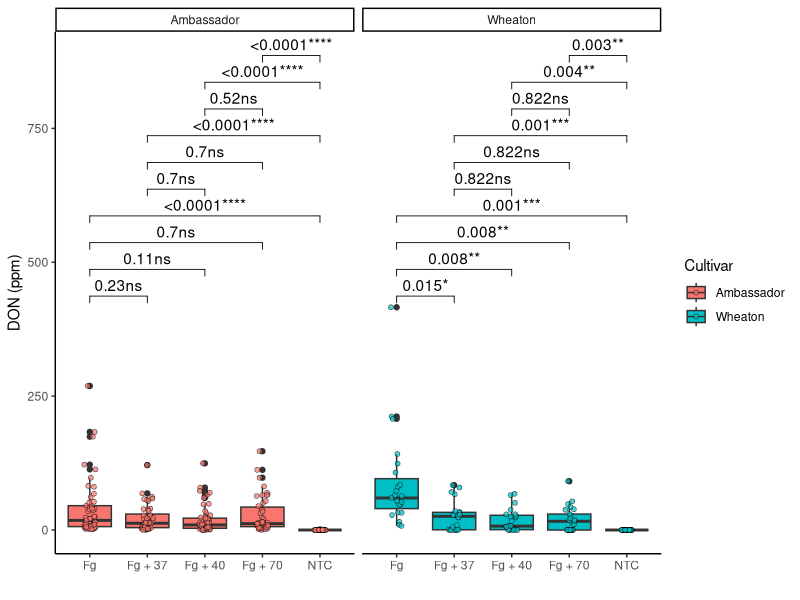
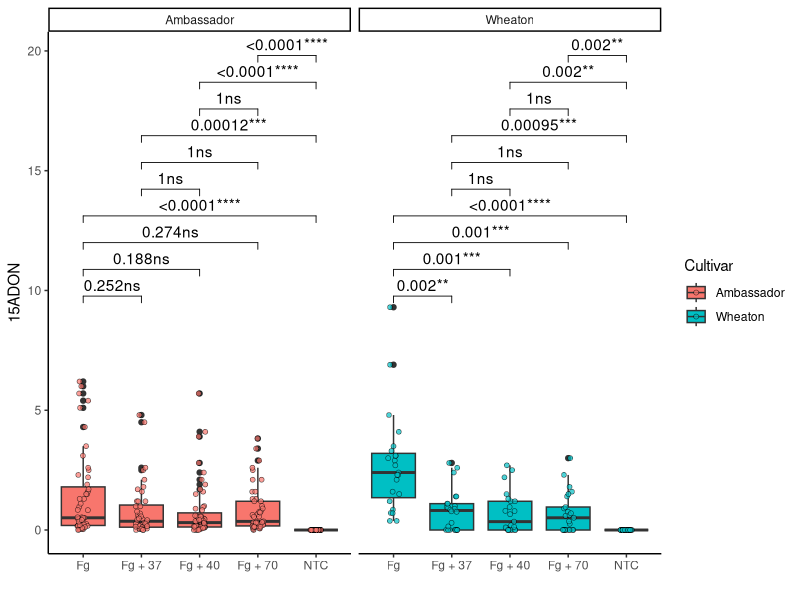
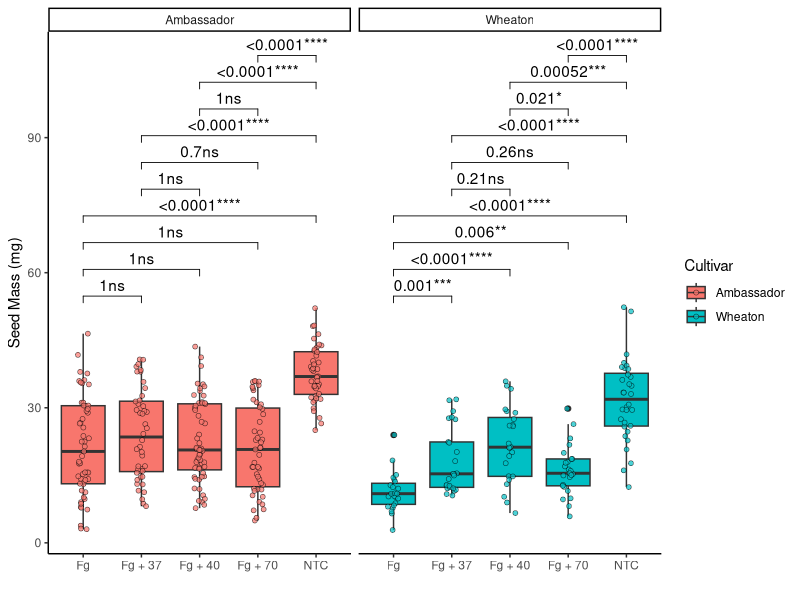
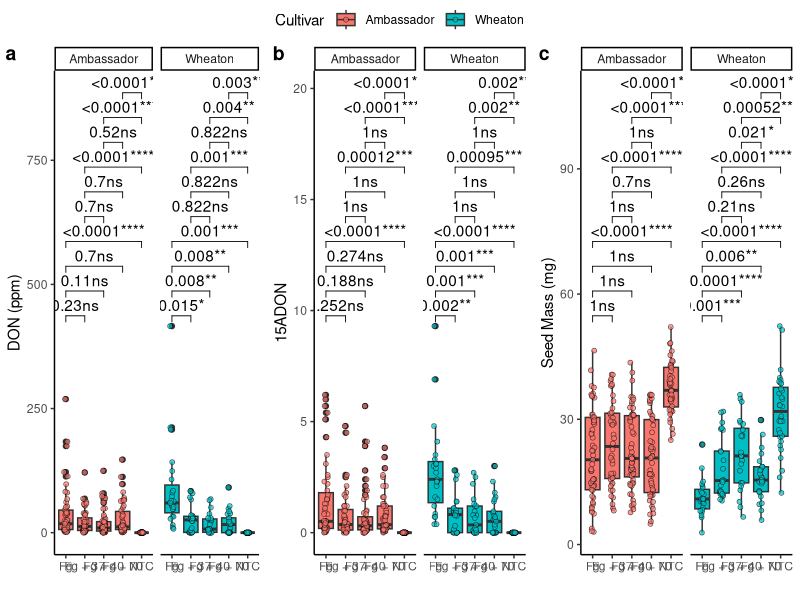

The R script that drew these images, in order:
## ---- chunk 1
#install.packages("ggpubr")
library(ggpubr)
#install.packages("ggplot2")
library(ggplot2)
## ---- chunk 2
cbbPalette  <- c("#000000", "#E69F00", "#56B4E9", "#009E73", "#F0E442", "#0072B2" , "#D55E00", "#CC79A7")
toxin.data <- read.csv("MycotoxinData.csv", na.strings = "na")
plot_DON_pwc <- ggplot(toxin.data, aes(x = Treatment, y = DON, fill = Cultivar)) +
  geom_boxplot(position = position_dodge(width = 0.8)) +
  geom_jitter(shape = 21, color = "black", size = 1.5, stroke = 0.3,
              position = position_jitterdodge(jitter.width = 0.2), alpha = 0.7) +
  geom_pwc(aes(group = Treatment), method = "t.test", 
           label = "{p.adj.format}{p.adj.signif}") +
  ylab("DON (ppm)") + xlab("") + 
  theme_classic() + 
  facet_wrap(~Cultivar)
plot_DON_pwc
## ---- chunk 3
plot_15ADON_pwc <- ggplot(toxin.data, aes(x = Treatment, y = X15ADON, fill = Cultivar)) +
  geom_boxplot(position = position_dodge(width = 0.8)) +
  geom_jitter(shape = 21, color = "black", size = 1.5, stroke = 0.3,
              position = position_jitterdodge(jitter.width = 0.2), alpha = 0.7) +
  geom_pwc(aes(group = Treatment), method = "t.test", 
           label = "{p.adj.format}{p.adj.signif}") +
  ylab("15ADON") + xlab("") + 
  theme_classic() + 
  facet_wrap(~Cultivar)
plot_15ADON_pwc
## ---- chunk 4
plot_SeedMass_pwc <- ggplot(toxin.data, aes(x = Treatment, y = MassperSeed_mg, fill = Cultivar)) +
  geom_boxplot(position = position_dodge(width = 0.8)) +
  geom_jitter(shape = 21, color = "black", size = 1.5, stroke = 0.3,
              position = position_jitterdodge(jitter.width = 0.2), alpha = 0.7) +
  geom_pwc(aes(group= Treatment), method = "t.test", 
           label = "{p.adj.format}{p.adj.signif}") +
  ylab("Seed Mass (mg)") + xlab("") + 
  theme_classic() + 
  facet_wrap(~Cultivar)
plot_SeedMass_pwc
## ---- chunk 5
combined_pwc <- ggarrange(plot_DON_pwc, plot_15ADON_pwc, plot_SeedMass_pwc,
                          ncol = 3, nrow = 1,
                          labels = c("a", "b", "c"),
                          common.legend = TRUE,
                          legend = "top")

combined_pwc 
